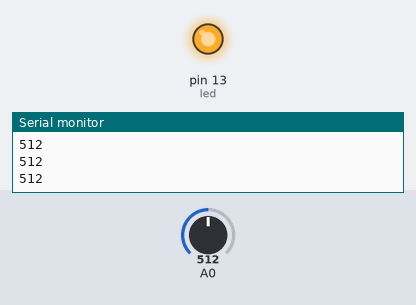
Recording of a sketch running on a simulated Arduino Uno, built with avr-gcc and run on an emulated ATmega328P. Parts: output pins drawn as LEDs (lit = HIGH), the last lines printed to the serial monitor. The inputs (shaded band) are chosen by the test bench; at power-on: A0 = 512.

Above: at 1.2 s.
1.3 s: A0 set to 789
2.8 s: A0 set to 817
At 3.4 s:
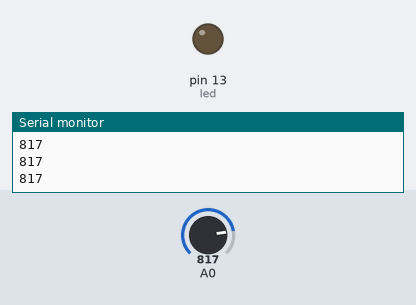
4.3 s: A0 set to 790
At 5.5 s:
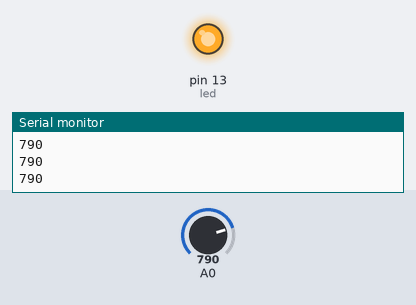
5.8 s: A0 set to 810
At 6.7 s:
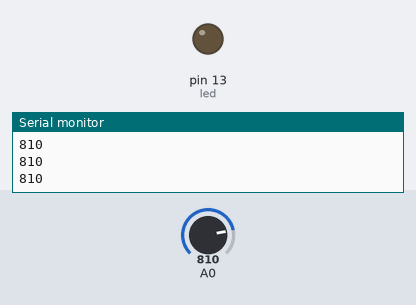
Timing chart, 0 to 8.3 s (numbered marks = the images above; inputs shaded):
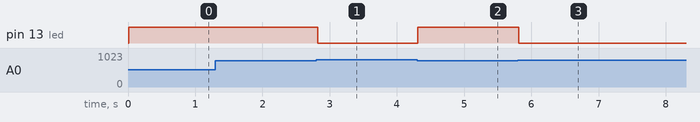

Measured:
- the behaviour switches between 800 and 801 on A0 (found by bisection; images 0 and 1)
- after the input at 2.8 s, pin 13 (led): HIGH → LOW at once
- after the input at 4.3 s, pin 13 (led): LOW → HIGH at once
- after the input at 5.8 s, pin 13 (led): HIGH → LOW at once

The sketch:

d02_module-do-am.ino
```cpp
int led = 13;

void setup() {
  Serial.begin(9600); // Mở cổng Serial ở mức 9600
  // Khai báo các chân INPUT OUTPUT của chương trình
  pinMode(A0, INPUT);
  pinMode (13, OUTPUT);
}

void loop() {
  int value = analogRead(A0); // Đọc giá trị do cảm biến độ ẩm đọc vào và gán vào biến value
  Serial.println(value);
  delay(10);

  // Nếu giá trị độ ẩm <= 800 thì ra lệnh mở đèn LED
  if (value <= 800) {
    digitalWrite(led, HIGH);
  } else {
    digitalWrite(led, LOW);
  }
}
```
